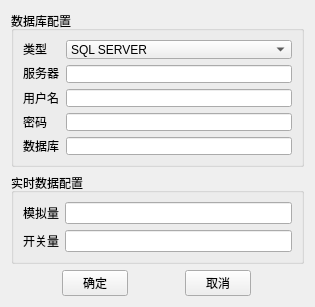
<?xml version="1.0" encoding="UTF-8"?>
<ui version="4.0">
 <class>SeverConfigWidget</class>
 <widget class="QWidget" name="SeverConfigWidget">
  <property name="geometry">
   <rect>
    <x>0</x>
    <y>0</y>
    <width>315</width>
    <height>307</height>
   </rect>
  </property>
  <property name="minimumSize">
   <size>
    <width>315</width>
    <height>307</height>
   </size>
  </property>
  <property name="maximumSize">
   <size>
    <width>315</width>
    <height>307</height>
   </size>
  </property>
  <property name="windowTitle">
   <string>远程数据配置</string>
  </property>
  <property name="windowOpacity">
   <double>1.000000000000000</double>
  </property>
  <property name="styleSheet">
   <string notr="true"/>
  </property>
  <layout class="QGridLayout" name="gridLayout_3">
   <item row="0" column="0">
    <layout class="QVBoxLayout" name="verticalLayout_6">
     <item>
      <layout class="QVBoxLayout" name="verticalLayout_5">
       <item>
        <widget class="QGroupBox" name="groupBox">
         <property name="title">
          <string>数据库配置</string>
         </property>
         <layout class="QGridLayout" name="gridLayout">
          <item row="0" column="0">
           <layout class="QHBoxLayout" name="horizontalLayout">
            <item>
             <layout class="QVBoxLayout" name="verticalLayout">
              <item>
               <widget class="QLabel" name="label">
                <property name="text">
                 <string>类型</string>
                </property>
               </widget>
              </item>
              <item>
               <widget class="QLabel" name="label_2">
                <property name="text">
                 <string>服务器</string>
                </property>
               </widget>
              </item>
              <item>
               <widget class="QLabel" name="label_3">
                <property name="text">
                 <string>用户名</string>
                </property>
               </widget>
              </item>
              <item>
               <widget class="QLabel" name="label_4">
                <property name="text">
                 <string>密码</string>
                </property>
               </widget>
              </item>
              <item>
               <widget class="QLabel" name="label_5">
                <property name="text">
                 <string>数据库</string>
                </property>
               </widget>
              </item>
             </layout>
            </item>
            <item>
             <layout class="QVBoxLayout" name="verticalLayout_2">
              <item>
               <widget class="QComboBox" name="typeCbb">
                <item>
                 <property name="text">
                  <string>SQL SERVER</string>
                 </property>
                </item>
               </widget>
              </item>
              <item>
               <widget class="QLineEdit" name="severtext"/>
              </item>
              <item>
               <widget class="QLineEdit" name="usertext"/>
              </item>
              <item>
               <widget class="QLineEdit" name="passwordtext">
                <property name="echoMode">
                 <enum>QLineEdit::Password</enum>
                </property>
               </widget>
              </item>
              <item>
               <widget class="QLineEdit" name="databasetext"/>
              </item>
             </layout>
            </item>
           </layout>
          </item>
         </layout>
        </widget>
       </item>
       <item>
        <widget class="QGroupBox" name="groupBox_2">
         <property name="title">
          <string>实时数据配置</string>
         </property>
         <layout class="QGridLayout" name="gridLayout_2">
          <item row="0" column="0">
           <layout class="QHBoxLayout" name="horizontalLayout_2">
            <item>
             <layout class="QVBoxLayout" name="verticalLayout_3">
              <item>
               <widget class="QLabel" name="label_6">
                <property name="text">
                 <string>模拟量</string>
                </property>
               </widget>
              </item>
              <item>
               <widget class="QLabel" name="label_7">
                <property name="text">
                 <string>开关量</string>
                </property>
               </widget>
              </item>
             </layout>
            </item>
            <item>
             <layout class="QVBoxLayout" name="verticalLayout_4">
              <item>
               <widget class="QLineEdit" name="simutext"/>
              </item>
              <item>
               <widget class="QLineEdit" name="switchtext"/>
              </item>
             </layout>
            </item>
           </layout>
          </item>
         </layout>
        </widget>
       </item>
      </layout>
     </item>
     <item>
      <spacer name="verticalSpacer">
       <property name="orientation">
        <enum>Qt::Vertical</enum>
       </property>
       <property name="sizeHint" stdset="0">
        <size>
         <width>20</width>
         <height>40</height>
        </size>
       </property>
      </spacer>
     </item>
     <item>
      <layout class="QHBoxLayout" name="horizontalLayout_3">
       <item>
        <widget class="QPushButton" name="okbtn">
         <property name="maximumSize">
          <size>
           <width>66</width>
           <height>16777215</height>
          </size>
         </property>
         <property name="text">
          <string>确定</string>
         </property>
        </widget>
       </item>
       <item>
        <widget class="QPushButton" name="cancelbtn">
         <property name="maximumSize">
          <size>
           <width>66</width>
           <height>16777215</height>
          </size>
         </property>
         <property name="text">
          <string>取消</string>
         </property>
        </widget>
       </item>
      </layout>
     </item>
    </layout>
   </item>
  </layout>
 </widget>
 <tabstops>
  <tabstop>typeCbb</tabstop>
  <tabstop>severtext</tabstop>
  <tabstop>usertext</tabstop>
  <tabstop>passwordtext</tabstop>
  <tabstop>databasetext</tabstop>
  <tabstop>simutext</tabstop>
  <tabstop>switchtext</tabstop>
  <tabstop>okbtn</tabstop>
  <tabstop>cancelbtn</tabstop>
 </tabstops>
 <resources>
  <include location="dlgresource.qrc"/>
 </resources>
 <connections/>
</ui>
